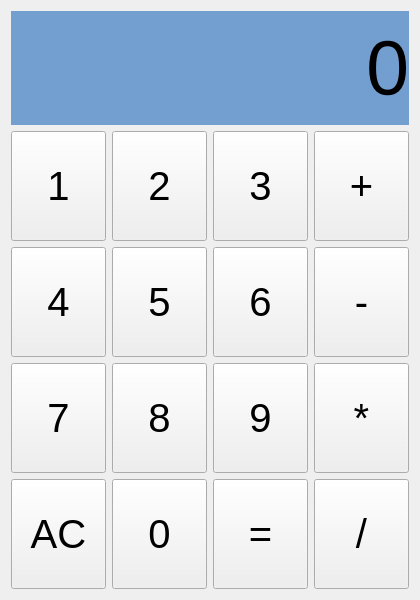
<?xml version="1.0" encoding="UTF-8"?>
<ui version="4.0">
 <class>MainWindow</class>
 <widget class="QMainWindow" name="MainWindow">
  <property name="geometry">
   <rect>
    <x>0</x>
    <y>0</y>
    <width>420</width>
    <height>600</height>
   </rect>
  </property>
  <property name="minimumSize">
   <size>
    <width>420</width>
    <height>600</height>
   </size>
  </property>
  <property name="maximumSize">
   <size>
    <width>420</width>
    <height>600</height>
   </size>
  </property>
  <property name="windowTitle">
   <string>计算器</string>
  </property>
  <property name="styleSheet">
   <string notr="true"/>
  </property>
  <property name="unifiedTitleAndToolBarOnMac">
   <bool>false</bool>
  </property>
  <widget class="QWidget" name="centralWidget">
   <layout class="QVBoxLayout" name="verticalLayout" stretch="2,8">
    <item>
     <widget class="QLabel" name="lblDisplay">
      <property name="font">
       <font>
        <pointsize>58</pointsize>
       </font>
      </property>
      <property name="styleSheet">
       <string notr="true">background-color: rgb(114, 159, 207);</string>
      </property>
      <property name="text">
       <string>0</string>
      </property>
      <property name="alignment">
       <set>Qt::AlignRight|Qt::AlignTrailing|Qt::AlignVCenter</set>
      </property>
     </widget>
    </item>
    <item>
     <layout class="QGridLayout" name="gridLayout">
      <item row="0" column="0">
       <widget class="QPushButton" name="btn1">
        <property name="sizePolicy">
         <sizepolicy hsizetype="Minimum" vsizetype="Expanding">
          <horstretch>0</horstretch>
          <verstretch>0</verstretch>
         </sizepolicy>
        </property>
        <property name="font">
         <font>
          <pointsize>30</pointsize>
         </font>
        </property>
        <property name="text">
         <string>1</string>
        </property>
       </widget>
      </item>
      <item row="0" column="2">
       <widget class="QPushButton" name="btn3">
        <property name="sizePolicy">
         <sizepolicy hsizetype="Minimum" vsizetype="Expanding">
          <horstretch>0</horstretch>
          <verstretch>0</verstretch>
         </sizepolicy>
        </property>
        <property name="font">
         <font>
          <pointsize>30</pointsize>
         </font>
        </property>
        <property name="text">
         <string>3</string>
        </property>
       </widget>
      </item>
      <item row="0" column="1">
       <widget class="QPushButton" name="btn2">
        <property name="sizePolicy">
         <sizepolicy hsizetype="Minimum" vsizetype="Expanding">
          <horstretch>0</horstretch>
          <verstretch>0</verstretch>
         </sizepolicy>
        </property>
        <property name="font">
         <font>
          <pointsize>30</pointsize>
         </font>
        </property>
        <property name="text">
         <string>2</string>
        </property>
       </widget>
      </item>
      <item row="1" column="2">
       <widget class="QPushButton" name="btn6">
        <property name="sizePolicy">
         <sizepolicy hsizetype="Minimum" vsizetype="Expanding">
          <horstretch>0</horstretch>
          <verstretch>0</verstretch>
         </sizepolicy>
        </property>
        <property name="font">
         <font>
          <pointsize>30</pointsize>
         </font>
        </property>
        <property name="text">
         <string>6</string>
        </property>
       </widget>
      </item>
      <item row="1" column="3">
       <widget class="QPushButton" name="btnSub">
        <property name="sizePolicy">
         <sizepolicy hsizetype="Minimum" vsizetype="Expanding">
          <horstretch>0</horstretch>
          <verstretch>0</verstretch>
         </sizepolicy>
        </property>
        <property name="font">
         <font>
          <pointsize>30</pointsize>
         </font>
        </property>
        <property name="text">
         <string>-</string>
        </property>
       </widget>
      </item>
      <item row="3" column="1">
       <widget class="QPushButton" name="btn0">
        <property name="sizePolicy">
         <sizepolicy hsizetype="Minimum" vsizetype="Expanding">
          <horstretch>0</horstretch>
          <verstretch>0</verstretch>
         </sizepolicy>
        </property>
        <property name="font">
         <font>
          <pointsize>30</pointsize>
         </font>
        </property>
        <property name="text">
         <string>0</string>
        </property>
       </widget>
      </item>
      <item row="1" column="1">
       <widget class="QPushButton" name="btn5">
        <property name="sizePolicy">
         <sizepolicy hsizetype="Minimum" vsizetype="Expanding">
          <horstretch>0</horstretch>
          <verstretch>0</verstretch>
         </sizepolicy>
        </property>
        <property name="font">
         <font>
          <pointsize>30</pointsize>
         </font>
        </property>
        <property name="text">
         <string>5</string>
        </property>
       </widget>
      </item>
      <item row="2" column="3">
       <widget class="QPushButton" name="btnMul">
        <property name="sizePolicy">
         <sizepolicy hsizetype="Minimum" vsizetype="Expanding">
          <horstretch>0</horstretch>
          <verstretch>0</verstretch>
         </sizepolicy>
        </property>
        <property name="font">
         <font>
          <pointsize>30</pointsize>
         </font>
        </property>
        <property name="text">
         <string>*</string>
        </property>
       </widget>
      </item>
      <item row="3" column="0">
       <widget class="QPushButton" name="btnAC">
        <property name="sizePolicy">
         <sizepolicy hsizetype="Minimum" vsizetype="Expanding">
          <horstretch>0</horstretch>
          <verstretch>0</verstretch>
         </sizepolicy>
        </property>
        <property name="font">
         <font>
          <pointsize>30</pointsize>
         </font>
        </property>
        <property name="text">
         <string>AC</string>
        </property>
       </widget>
      </item>
      <item row="3" column="2">
       <widget class="QPushButton" name="btnEqual">
        <property name="sizePolicy">
         <sizepolicy hsizetype="Minimum" vsizetype="Expanding">
          <horstretch>0</horstretch>
          <verstretch>0</verstretch>
         </sizepolicy>
        </property>
        <property name="font">
         <font>
          <pointsize>30</pointsize>
         </font>
        </property>
        <property name="text">
         <string>=</string>
        </property>
       </widget>
      </item>
      <item row="3" column="3">
       <widget class="QPushButton" name="btnDiv">
        <property name="sizePolicy">
         <sizepolicy hsizetype="Minimum" vsizetype="Expanding">
          <horstretch>0</horstretch>
          <verstretch>0</verstretch>
         </sizepolicy>
        </property>
        <property name="font">
         <font>
          <pointsize>30</pointsize>
         </font>
        </property>
        <property name="text">
         <string>/</string>
        </property>
       </widget>
      </item>
      <item row="2" column="0">
       <widget class="QPushButton" name="btn7">
        <property name="sizePolicy">
         <sizepolicy hsizetype="Minimum" vsizetype="Expanding">
          <horstretch>0</horstretch>
          <verstretch>0</verstretch>
         </sizepolicy>
        </property>
        <property name="font">
         <font>
          <pointsize>30</pointsize>
         </font>
        </property>
        <property name="text">
         <string>7</string>
        </property>
       </widget>
      </item>
      <item row="2" column="1">
       <widget class="QPushButton" name="btn8">
        <property name="sizePolicy">
         <sizepolicy hsizetype="Minimum" vsizetype="Expanding">
          <horstretch>0</horstretch>
          <verstretch>0</verstretch>
         </sizepolicy>
        </property>
        <property name="font">
         <font>
          <pointsize>30</pointsize>
         </font>
        </property>
        <property name="text">
         <string>8</string>
        </property>
       </widget>
      </item>
      <item row="2" column="2">
       <widget class="QPushButton" name="btn9">
        <property name="sizePolicy">
         <sizepolicy hsizetype="Minimum" vsizetype="Expanding">
          <horstretch>0</horstretch>
          <verstretch>0</verstretch>
         </sizepolicy>
        </property>
        <property name="font">
         <font>
          <pointsize>30</pointsize>
         </font>
        </property>
        <property name="text">
         <string>9</string>
        </property>
       </widget>
      </item>
      <item row="0" column="3">
       <widget class="QPushButton" name="btnAdd">
        <property name="sizePolicy">
         <sizepolicy hsizetype="Minimum" vsizetype="Expanding">
          <horstretch>0</horstretch>
          <verstretch>0</verstretch>
         </sizepolicy>
        </property>
        <property name="font">
         <font>
          <pointsize>30</pointsize>
         </font>
        </property>
        <property name="text">
         <string>+</string>
        </property>
       </widget>
      </item>
      <item row="1" column="0">
       <widget class="QPushButton" name="btn4">
        <property name="sizePolicy">
         <sizepolicy hsizetype="Minimum" vsizetype="Expanding">
          <horstretch>0</horstretch>
          <verstretch>0</verstretch>
         </sizepolicy>
        </property>
        <property name="font">
         <font>
          <pointsize>30</pointsize>
         </font>
        </property>
        <property name="text">
         <string>4</string>
        </property>
       </widget>
      </item>
     </layout>
    </item>
   </layout>
  </widget>
 </widget>
 <layoutdefault spacing="6" margin="11"/>
 <resources/>
 <connections/>
</ui>
